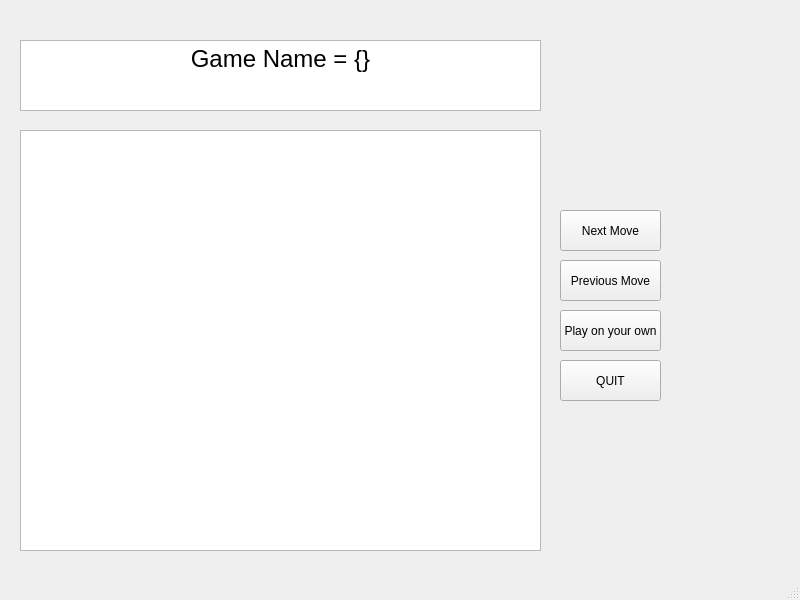
<?xml version="1.0" encoding="UTF-8"?>
<ui version="4.0">
 <class>MainWindow</class>
 <widget class="QMainWindow" name="MainWindow">
  <property name="geometry">
   <rect>
    <x>0</x>
    <y>0</y>
    <width>800</width>
    <height>600</height>
   </rect>
  </property>
  <property name="windowTitle">
   <string>MainWindow</string>
  </property>
  <widget class="QWidget" name="centralwidget">
   <widget class="QPushButton" name="pushButton_3">
    <property name="geometry">
     <rect>
      <x>560</x>
      <y>360</y>
      <width>101</width>
      <height>41</height>
     </rect>
    </property>
    <property name="text">
     <string>QUIT</string>
    </property>
   </widget>
   <widget class="QGraphicsView" name="graphicsView">
    <property name="geometry">
     <rect>
      <x>20</x>
      <y>130</y>
      <width>521</width>
      <height>421</height>
     </rect>
    </property>
   </widget>
   <widget class="QTextEdit" name="textEdit">
    <property name="geometry">
     <rect>
      <x>20</x>
      <y>40</y>
      <width>521</width>
      <height>71</height>
     </rect>
    </property>
    <property name="html">
     <string>&lt;!DOCTYPE HTML PUBLIC &quot;-//W3C//DTD HTML 4.0//EN&quot; &quot;http://www.w3.org/TR/REC-html40/strict.dtd&quot;&gt;
&lt;html&gt;&lt;head&gt;&lt;meta name=&quot;qrichtext&quot; content=&quot;1&quot; /&gt;&lt;meta charset=&quot;utf-8&quot; /&gt;&lt;style type=&quot;text/css&quot;&gt;
p, li { white-space: pre-wrap; }
hr { height: 1px; border-width: 0; }
li.unchecked::marker { content: &quot;\2610&quot;; }
li.checked::marker { content: &quot;\2612&quot;; }
&lt;/style&gt;&lt;/head&gt;&lt;body style=&quot; font-family:'Segoe UI'; font-size:9pt; font-weight:400; font-style:normal;&quot;&gt;
&lt;p align=&quot;center&quot; style=&quot; margin-top:0px; margin-bottom:0px; margin-left:0px; margin-right:0px; -qt-block-indent:0; text-indent:0px;&quot;&gt;&lt;span style=&quot; font-size:18pt;&quot;&gt;Game Name = {}&lt;/span&gt;&lt;/p&gt;&lt;/body&gt;&lt;/html&gt;</string>
    </property>
   </widget>
   <widget class="QPushButton" name="pushButton_8">
    <property name="geometry">
     <rect>
      <x>560</x>
      <y>210</y>
      <width>101</width>
      <height>41</height>
     </rect>
    </property>
    <property name="text">
     <string>Next Move</string>
    </property>
   </widget>
   <widget class="QPushButton" name="pushButton_9">
    <property name="geometry">
     <rect>
      <x>560</x>
      <y>260</y>
      <width>101</width>
      <height>41</height>
     </rect>
    </property>
    <property name="text">
     <string>Previous Move</string>
    </property>
   </widget>
   <widget class="QPushButton" name="pushButton_10">
    <property name="geometry">
     <rect>
      <x>560</x>
      <y>310</y>
      <width>101</width>
      <height>41</height>
     </rect>
    </property>
    <property name="text">
     <string>Play on your own</string>
    </property>
   </widget>
  </widget>
  <widget class="QMenuBar" name="menubar">
   <property name="geometry">
    <rect>
     <x>0</x>
     <y>0</y>
     <width>800</width>
     <height>22</height>
    </rect>
   </property>
  </widget>
  <widget class="QStatusBar" name="statusbar"/>
 </widget>
 <resources/>
 <connections/>
</ui>
